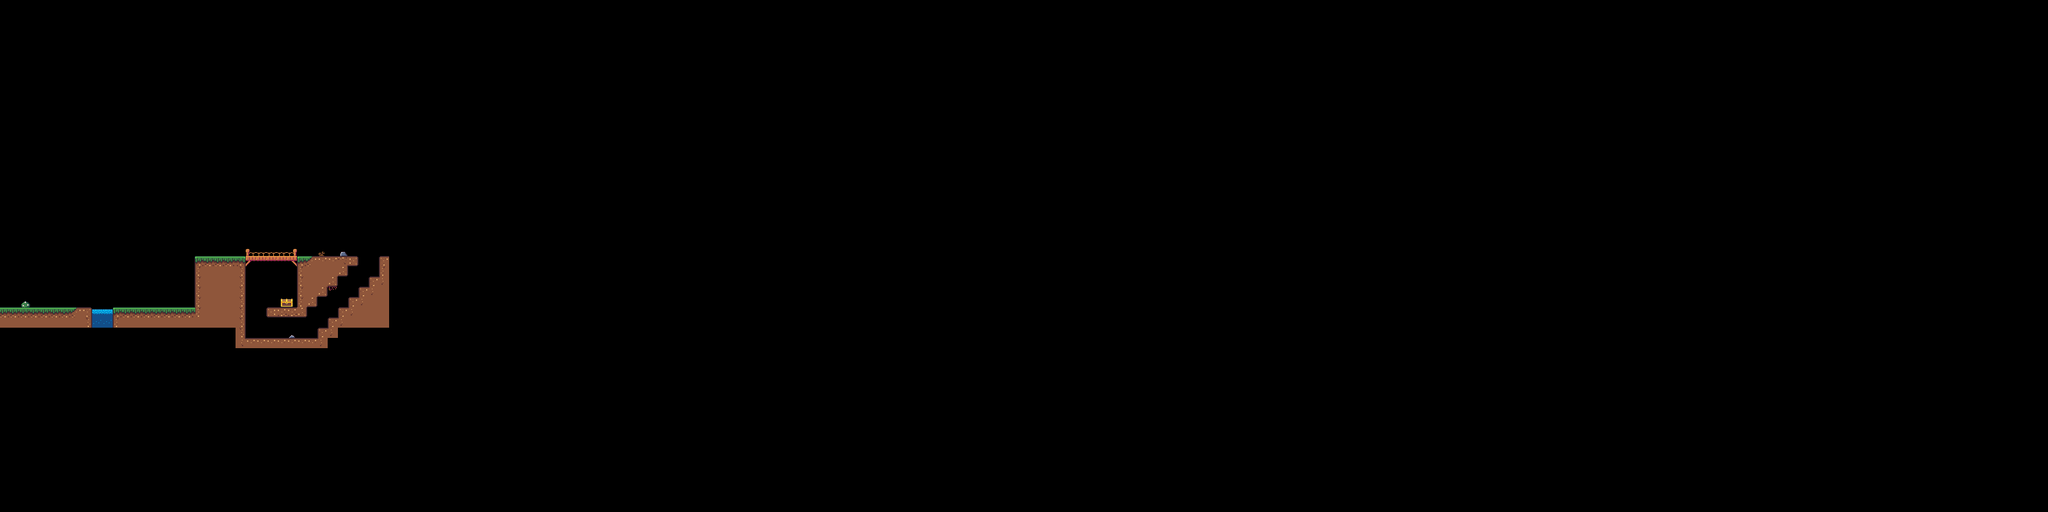

Tiled map render using the project's own tile images. Description and the map definition, with tile-layer contents summarised, below:
An orthogonal 200x50 tile map with 16x16 px tiles, 1 tile layer (ground) and 10 objects (6x coin, hero_spawn, spike, stone).

<map version="1.5" tiledversion="1.7.2" orientation="orthogonal" renderorder="right-down" width="200" height="50" tilewidth="16" tileheight="16" infinite="0" nextlayerid="8" nextobjectid="15">
 <editorsettings>
  <export target="../ian_test_map.lua" format="lua" />
 </editorsettings>
 <tileset firstgid="1" source="../tsx/02-25-2022.tsx" />
 <layer id="1" name="ground" width="200" height="50">
  <data>[10000 cells, 148 non-empty, 33 distinct tile ids]</data>
 </layer>
 <objectgroup id="6" name="Breakables" />
 <objectgroup id="4" name="Entities">
  <object id="4" type="hero_spawn" x="32" y="448">
   <point />
  </object>
  <object id="6" type="coin" x="320" y="336" width="16" height="16">
   <ellipse />
  </object>
  <object id="7" type="coin" x="336" y="320" width="16" height="16">
   <ellipse />
  </object>
  <object id="8" type="coin" x="352" y="336" width="16" height="16">
   <ellipse />
  </object>
  <object id="9" type="spike" x="384" y="512" width="16" height="16" />
  <object id="10" type="coin" x="400" y="416" width="16" height="16">
   <ellipse />
  </object>
  <object id="11" type="coin" x="416" y="416" width="16" height="16">
   <ellipse />
  </object>
  <object id="12" type="coin" x="432" y="416" width="16" height="16">
   <ellipse />
  </object>
  <object id="13" type="stone" x="96" y="448" width="16" height="16" />
 </objectgroup>
 <objectgroup id="5" name="Solids" locked="1">
  <object id="5" x="0" y="480">
   <properties>
    <property name="collidable" type="bool" value="true" />
   </properties>
   <polygon points="0,0 304,0 304,-80 560,-80 560,-64 544,-64 544,-48 528,-48 528,-32 512,-32 512,-16 496,-16 496,0 480,0 480,16 416,16 416,0 464,0 464,-64 455.335,-71.8933 392.31,-71.8162 384,-64 384,48 496,48 496,32 512,32 512,16 528,16 528,0 544,0 544,-16 560,-16 560,-32 576,-32 576,-48 592,-48 592,-80 608,-80 608,32 528,32 528,48 512,48 512,64 368,64 368,32 0,32" />
  </object>
 </objectgroup>
</map>
